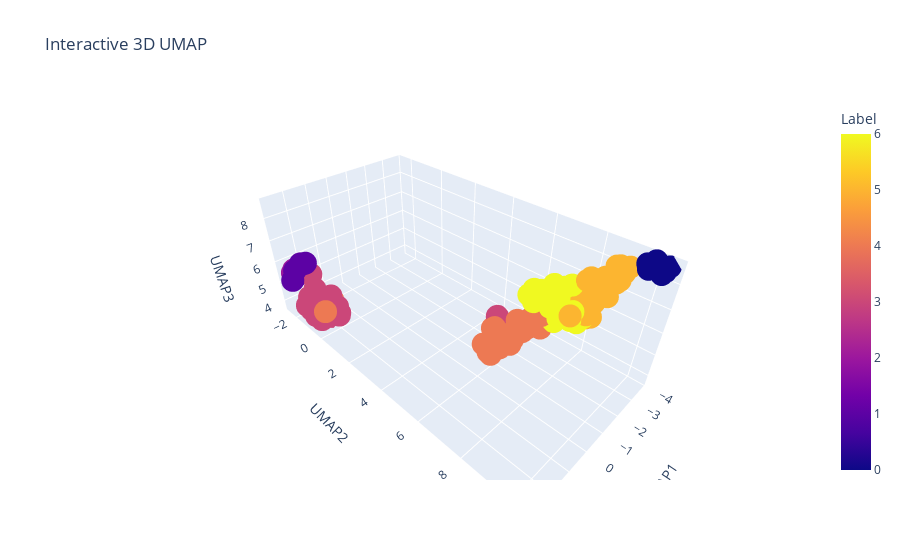

Notebook cell for this chart:
### Code cell
# UMAP interactive 3D plot
reducer = umap.UMAP(n_components=3)

umap_result = reducer.fit_transform(X_scaled_imputed)

umap_df = pd.DataFrame({
    "UMAP1": umap_result[:, 0],
    "UMAP2": umap_result[:, 1],
    "UMAP3": umap_result[:, 2],
    "Label": labels
})
fig_umap = px.scatter_3d(umap_df, x="UMAP1", y="UMAP2", z="UMAP3", color="Label", hover_name="Label", title="Interactive 3D UMAP")
fig_umap.show()
